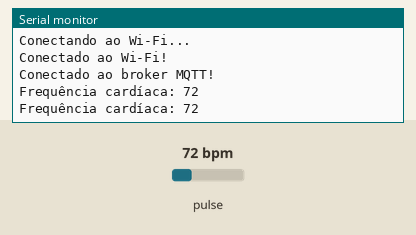
Simulated run of this sketch. Board: ESP32. On the bench: the last lines printed to the serial monitor. The test bench sets the inputs (shaded band); at power-on: pulse 72 bpm. WiFi joins after 1.5 s; servers stay silent unless stated; no MQTT or app messages arrive unless stated.

Above: at 3.2 s.
3.3 s: pulse set to 42 bpm
At 4.7 s:
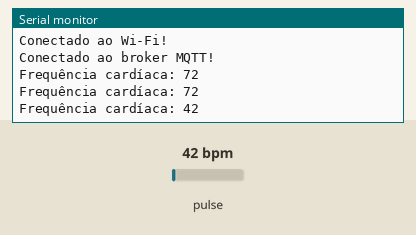
4.8 s: pulse set to 70 bpm
At 5.8 s:
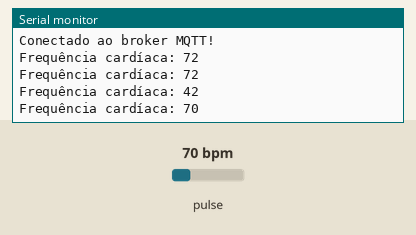
Timing chart, 0 to 7.8 s (numbered marks = the images above; inputs shaded):
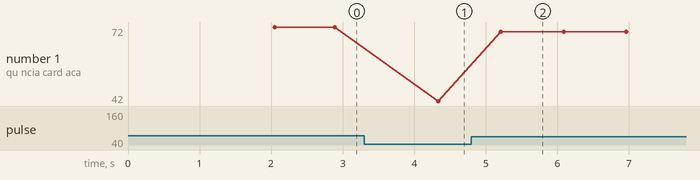

The sketch:

sketch.ino
```cpp
#include <WiFi.h>
#include <PubSubClient.h>
#include "PulseSensorPlayground.h"
#define WIFI_MODE_APSTA
#include <WiFi.h>


// Configurações Wi-Fi
const char* ssid = "VIVO-2BC8";
const char* password = "3CKnR3C4HA";

// Configurações MQTT
const char* mqttServer = "broker.emqx.io"; // Broker MQTT público
const int mqttPort = 1883;
const char* topic = "lucas/frequencia_cardiaca"; // Tópico MQTT para publicar os dados

WiFiClient espClient;
PubSubClient client(espClient);

// Configuração do sensor de pulso KY-039
const int PULSE_SENSOR_PIN = 32; // Pino do ESP32 conectado ao sinal do sensor
const int LED_PIN = 2; // Pino do ESP32 conectado ao LED do sensor (opcional)
int threshold = 550; // Valor de limiar para detecção de batimentos
PulseSensorPlayground pulseSensor;

void setup() {
  Serial.begin(115200); // Inicializa a comunicação serial para debug

  // Configuração do sensor de pulso
  pulseSensor.analogInput(PULSE_SENSOR_PIN);
  pulseSensor.setThreshold(threshold);

  // Conexão Wi-Fi
  WiFi.begin(ssid, password);
  while (WiFi.status() != WL_CONNECTED) {
    delay(1000);
    Serial.println("Conectando ao Wi-Fi...");
  }
  Serial.println("Conectado ao Wi-Fi!");

  // Conexão MQTT
  client.setServer(mqttServer, mqttPort);
  if (client.connect("ESP32_Client")) { // Conecta com um ID de cliente
    Serial.println("Conectado ao broker MQTT!");
  }
}

void loop() {
  // Mantém a conexão MQTT
  if (!client.connected()) {
    if (client.connect("ESP32_Client")) {
      Serial.println("Reconectado ao broker MQTT!");
    }
  }
  client.loop();

  // Lê os dados do sensor de pulso
  int myBPM = pulseSensor.getBeatsPerMinute();

  // Verifica se um batimento cardíaco foi detectado
  if (pulseSensor.sawStartOfBeat()) {
    // Publica os dados no tópico MQTT
    char mensagem[20];
    snprintf(mensagem, 20, "%d", myBPM);
    client.publish(topic, mensagem);
    Serial.print("Frequência cardíaca: ");
    Serial.println(myBPM);
  }

  delay(20); // Aguarda um curto período antes da próxima leitura
}
```

Measured:
- after the input at 3.3 s, the serial monitor: prints a new line after 1.0 s (image 1)
- after the input at 4.8 s, the serial monitor: prints a new line after 0.41 s (image 2)
- plotted number 1: 72 → 42 after the input at 3.3 s, 42 → 70 after the input at 4.8 s
